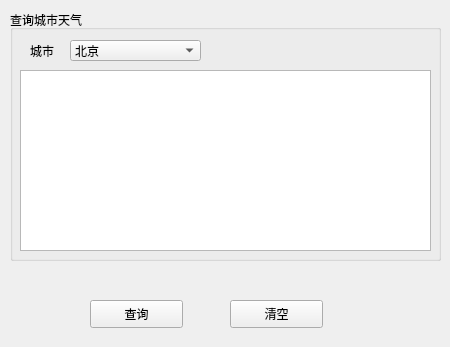
<?xml version="1.0" encoding="UTF-8"?>
<ui version="4.0">
 <class>Form</class>
 <widget class="QWidget" name="Form">
  <property name="geometry">
   <rect>
    <x>0</x>
    <y>0</y>
    <width>450</width>
    <height>347</height>
   </rect>
  </property>
  <property name="windowTitle">
   <string>Form</string>
  </property>
  <widget class="QGroupBox" name="groupBox">
   <property name="geometry">
    <rect>
     <x>10</x>
     <y>10</y>
     <width>431</width>
     <height>251</height>
    </rect>
   </property>
   <property name="title">
    <string>查询城市天气</string>
   </property>
   <widget class="QComboBox" name="weatherComboBox">
    <property name="geometry">
     <rect>
      <x>60</x>
      <y>30</y>
      <width>131</width>
      <height>21</height>
     </rect>
    </property>
    <item>
     <property name="text">
      <string>北京</string>
     </property>
    </item>
    <item>
     <property name="text">
      <string>天津</string>
     </property>
    </item>
    <item>
     <property name="text">
      <string>上海</string>
     </property>
    </item>
   </widget>
   <widget class="QTextEdit" name="resultText">
    <property name="geometry">
     <rect>
      <x>10</x>
      <y>60</y>
      <width>411</width>
      <height>181</height>
     </rect>
    </property>
   </widget>
   <widget class="QLabel" name="label">
    <property name="geometry">
     <rect>
      <x>20</x>
      <y>30</y>
      <width>72</width>
      <height>21</height>
     </rect>
    </property>
    <property name="text">
     <string>城市</string>
    </property>
   </widget>
  </widget>
  <widget class="QPushButton" name="queryBtn">
   <property name="geometry">
    <rect>
     <x>90</x>
     <y>300</y>
     <width>93</width>
     <height>28</height>
    </rect>
   </property>
   <property name="text">
    <string>查询</string>
   </property>
  </widget>
  <widget class="QPushButton" name="clearBtn">
   <property name="geometry">
    <rect>
     <x>230</x>
     <y>300</y>
     <width>93</width>
     <height>28</height>
    </rect>
   </property>
   <property name="text">
    <string>清空</string>
   </property>
  </widget>
 </widget>
 <resources/>
 <connections>
  <connection>
   <sender>clearBtn</sender>
   <signal>clicked()</signal>
   <receiver>Form</receiver>
   <slot>clearResult()</slot>
   <hints>
    <hint type="sourcelabel">
     <x>270</x>
     <y>314</y>
    </hint>
    <hint type="destinationlabel">
     <x>363</x>
     <y>288</y>
    </hint>
   </hints>
  </connection>
  <connection>
   <sender>queryBtn</sender>
   <signal>clicked()</signal>
   <receiver>Form</receiver>
   <slot>queryWeather()</slot>
   <hints>
    <hint type="sourcelabel">
     <x>161</x>
     <y>313</y>
    </hint>
    <hint type="destinationlabel">
     <x>64</x>
     <y>286</y>
    </hint>
   </hints>
  </connection>
 </connections>
 <slots>
  <slot>clearResult()</slot>
  <slot>queryWeather()</slot>
 </slots>
</ui>
